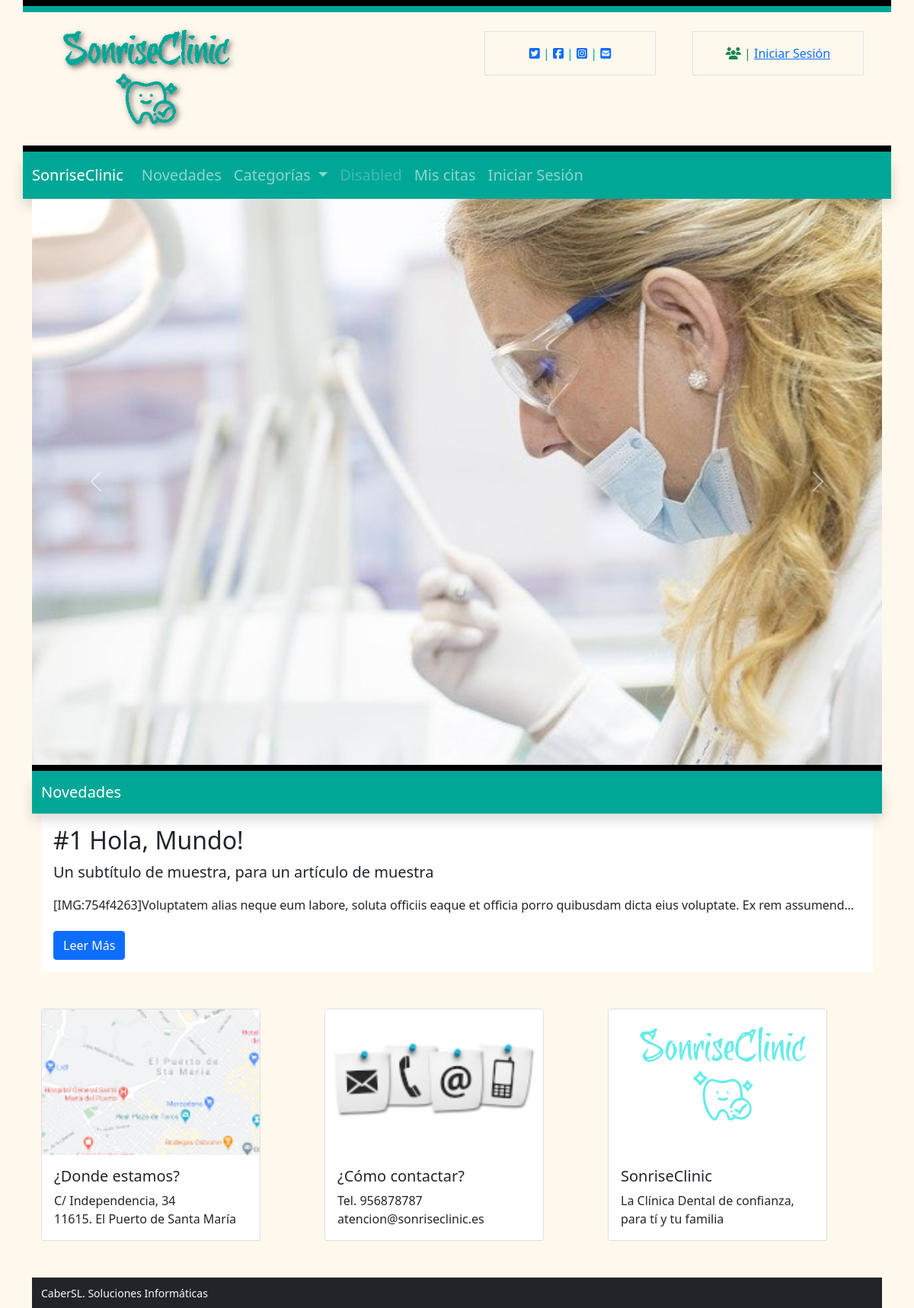
The page / on the database its author committed.
### tables this page shows
CREATE TABLE `config` (
  `id` int(9) NOT NULL,
  `type` varchar(10) NOT NULL,
  `label` varchar(25) NOT NULL,
  `value` varchar(255) NOT NULL
);

CREATE TABLE `blocks` (
  `id` int(9) NOT NULL,
  `id_page` int(9) NOT NULL,
  `name` varchar(56) NOT NULL,
  `block` varchar(56) NOT NULL,
  `order_n` int(9) NOT NULL
);

CREATE TABLE `block` (
  `id` int(9) NOT NULL,
  `name` varchar(56) NOT NULL,
  `description` varchar(256) NOT NULL,
  `label#01` varchar(256) NOT NULL,
  `num#1` int(9) DEFAULT NULL,
  `label#02` varchar(256) DEFAULT NULL,
  `num#2` int(9) DEFAULT NULL,
  `label#03` varchar(256) DEFAULT NULL,
  `num#3` int(9) DEFAULT NULL,
  `label#04` varchar(256) DEFAULT NULL,
  `num#4` int(9) DEFAULT NULL,
  `label#05` varchar(256) DEFAULT NULL,
  `num#5` int(9) DEFAULT NULL,
  `label#06` varchar(256) DEFAULT NULL,
  `text#1` varchar(56) DEFAULT NULL,
  `label#0` varchar(256) DEFAULT NULL,
  `text#2` varchar(56) DEFAULT NULL,
  `label#08` varchar(256) DEFAULT NULL,
  `text#3` varchar(56) DEFAULT NULL,
  `label#09` varchar(256) DEFAULT NULL,
  `text#4` varchar(56) DEFAULT NULL,
  `label#10` varchar(256) DEFAULT NULL,
  `text#5` varchar(56) DEFAULT NULL,
  `css` text DEFAULT NULL
);

CREATE TABLE `articles` (
  `id` int(9) NOT NULL,
  `title` varchar(255) NOT NULL,
  `subtitle` varchar(255) NOT NULL,
  `text` text NOT NULL,
  `date_created` datetime NOT NULL DEFAULT current_timestamp(),
  `date_published` datetime DEFAULT NULL,
  `date_modifiqued` datetime DEFAULT NULL,
  `enabled` tinyint(1) NOT NULL,
  `author` int(11) NOT NULL
);

### includes/sessions.php (called while the page is built, shortened)
<?php
if (isset($_SESSION['lang'])){
    $lang = $_SESSION['lang'];
}else{
    $lang = null;
}
function isAuthenticated() {
    if (isset($_SESSION['autentificado'])){
        return $_SESSION['autentificado'];
    } else return FALSE;
}

### includes/class.data.php (called while the page is built, shortened)
<?php
class DataBase
{
    var $connection;
    public function __construct()
    {
        if (DB_PASS == NULL)
            $this->connection = mysqli_connect(DB_SERVER, DB_USER, DB_NAME);
        else
            $this->connection = mysqli_connect(DB_SERVER, DB_USER, DB_PASS, DB_NAME);
        return true;
    }
    public function send($sql, $type = 'ARRAY')
    {
        $result = mysqli_query($this->connection, $sql) or die(mysqli_error($this->connection));
        $return = array();
        if ($type == 'ARRAY')
            while (($return[] = mysqli_fetch_array($result))) {
            } else
            while (($return[] = mysqli_fetch_assoc($result))) {
            }
        if (count($return) > 1)
            unset($return[count($return) - 1]);
        else
            $return = FALSE;
        return $return;
    }
    public function select($table, $where, $type = 'ARRAY')
    {
        $sql = "SELECT * FROM " . $table . " WHERE " . $where;
        $result = mysqli_query($this->connection, $sql);
        $return = array();
        if ($type == 'ARRAY')
            while (($return[] = mysqli_fetch_array($result))) {
            } else
            while (($return[] = mysqli_fetch_assoc($result))) {
            }
        if (count($return) > 1)
            unset($return[count($return) - 1]);
        else
            $return = FALSE;
        return $return;
    }
}

### includes/functions.php (called while the page is built, shortened)
<?php
function __($str, $lang = null){
  if(!isset($lang)):
    $lang = "es";
  endif;
  if (file_exists('lang/'.$lang.'.php')):
    if ( isset($texts[$str]) ){
      $str = $texts[$str];
    }
  endif;
  return $str;
}

### lang/es.php (called while the page is built)
<?php
$texts = array(
  'app_Title' => "SonriseClinic",
  'mn_Home' => "Inicio",
  'mn_News' => "Novedades",
  'mn_Categories' => "Categorías",
  'mn_Meeting' => "Gestión de Citas",
  'mn_Chat' => "Chat Interno",
  'mn_Speciality' => "Especialidades",
  'mn_Login' => "Iniciar Sesión",
  'mn_Logout' => "Cerrar Sesión",
  'mn_Admin' => "Panel de Control",
  'mn_Cites' => "Mis citas",
  'frm_Email' => "Dirección de correo electrónico",
  'frm_Pass' => "Clave",
  'frm_Send' => "Enviar",
  'frm_Remember' => "Recordar sesión",
  'frm_Name' => "Nick",
  'frm_FirstName' => "Nombre",
  'frm_LastName' => "Apellidos",
  'frm_Roles' => "Rol",
  'frm_Type' => "Grupo",
  'frm_Label' => "Etiqueta",
  'frm_Value' => "Valor",
  'frm_Title' => "Título",
  'frm_Subtitle' => "Subtítulo",
  'frm_Text' => "Texto",
  'btn_Update' => "Actualizar",
  'btn_Deleted' => "Eliminar",
  'btn_Ok' => "Aceptar",
  'btn_Close' => "Cerrar",
  'Learn_more' => 'Leer Más',
  'sect_users' => "Usuarios",
  'sect_settings' => "Configuración",
  'sect_categories' => "Categorías",
  'sect_articles' => "Artículos",
  'sect_pages' => "Páginas",
  'sect_treatments' => "Tratamientos",
  'modal_title_confirm' => "Confirme opción",
  'modal_text_confirm' => "Esta opción no es posible deshacerla. Si realmente está seguro/a pulse en 'Aceptar'",
  'err_NotAutenticates' => "Usuario no registrado",
  'date_Published' => "Fecha de publicación",
);

### blocks/articles.php (the view, shortened to what this page needs)
<div class="container bg-light" style="border-top: 8px solid black">
  <?php
    $articles = $db->select("block", "name = '".$name_block."'");
    $num_articles = $articles[0]['num#1'];
    $truncate = 0;
    if($articles[0]['num#2']==1) $truncate = $articles[0]['num#3'];
    $recordset = $db->send("SELECT * FROM articles WHERE enabled = 1 ORDER BY date_created DESC LIMIT 0, $num_articles");
  ?>
  <div class="row" style="border-top: 8px solid #00A797">
    <nav class="navbar navbar-expand-lg bg-primary shadow navbar-dark" style="padding-top: 0">
      <a class="navbar-brand" href="#"><?=$articles[0]['name']?></a>
    </nav>
  </div>
  <?php
    foreach ($recordset as $article): ?>
  <div class="container-fluid px-3 py-3" style="background-color: white">
    <h2><?=$article['title']?></h2>
    <p class="lead"><?=$article['subtitle']?></p>
    <?php
        $texto = strip_tags($article['text']);
        ?>
    <p<?=$truncate!=0 ? " class='d-inline-block text-truncate' style='max-width: 100%;'" : "" ?>><?=$texto?></p>
      <a class="btn btn-primary btn-md" href="article.php?id=<?=$article['id']?>"
        role="button"><?=__('Learn_more', $lang)?></a>
  </div>
  <?php
    endforeach;?>
</div>

### index.php (shortened to what this page needs)
<?php
include ("includes/functions.php");
include ("includes/sessions.php");
$PG_NAME = "Home";
?>
<!DOCTYPE html>
<html lang="<?=$lang?>">
<?php require "sections/head.php";?>
<body class="bg-light">
  <?php
    include "sections/header.php";
    include "sections/navbar.php";
    $db = new DataBase(DB_SERVER, DB_USER, DB_PASS, DB_NAME, 1);
    $sql = "SELECT * FROM pages a INNER JOIN blocks b ON a.id = b.id_page WHERE a.page = '".$PG_NAME."' ORDER BY order_n ASC";
    $blocks = $db->send($sql);
    foreach($blocks as $block):
      $name_block = $block['name'];
      include "blocks/".$block['block'].".php";
    endforeach;
    include "sections/footer.php";
  ?>
</body>
</html>

### sections/head.php (shortened to what this page needs)
<head>
  <link rel="stylesheet" href="css/bootstrap.min.css">
  <link rel="stylesheet" href="css/styles.css">
</head>

### sections/header.php (shortened to what this page needs)
<div class="container bg-light">
  <div class="row" style="border-top: 8px solid black"></div>
  <div class="row align-items-start" style="border-top: 8px solid #00A797">
    <div class="col">
      <img class="rounded float-start" src="images/logo.png" width="300" height="175">
    </div>
    <div class="col">
      <div class="social">
        <div class="container px-4">
          <div class="row gx-5">
            <div class="col ">
              <div class="p-3 border bg-light text-center text-primary">
                <?php
                $db = new DataBase(DB_SERVER, DB_USER, DB_PASS, DB_NAME, 1);
                $social = $db->send("SELECT * FROM config WHERE label like 'fab %' AND value<>'';");
                if(!empty($social)):
                  $cont = 0;
                  foreach($social as $key):
                    $cont++;
                    if($cont>1) echo "|";?>
                <a href="<?=$key['value']?>" target="_blank" style="text-decoration:none;">
                  <i class="fab <?=$key['label']?> my-2 my-sm-0"></i>
                </a>
                <?php endforeach;
                endif;
                $email = $db->select("config", "type = 'email' AND value <>''");
                if(!empty($email)):?>
                   | <a href="mailto:<?=$email[0]['value']?>"><i class="fas <?=$email[0]['label']?> my-2 my-sm-0"></i></a>
                <?php endif;
                ?>
              </div>
            </div>
            <div class="col">
              <div class="p-3 border bg-light text-center text-success">
                <?php if(!isAuthenticated()):?>
                <i class="fas fa-users my-2 my-sm-0"></i> | <a href="login.php"><?=__('mn_Login', $lang)?></a>
                <?php else: ?>
                <i class="fas fa-user my-2 my-sm-0"></i> | <?=$_SESSION['name']?>
                <?php endif;?>
              </div>
            </div>
          </div>
        </div>
      </div>
    </div>
  </div>
</div>

### sections/navbar.php (shortened to what this page needs)
<div class="container bg-light" style="border-top: 8px solid black">
  <div class="row align-items-start" style="border-top: 8px solid #00A797">
    <nav class="navbar navbar-expand-lg bg-primary shadow navbar-dark" style="padding-top: 0">
      <a class="navbar-brand" href="index.php"><?=__('app_Title', $lang)?></a>
      <div class="collapse navbar-collapse" id="navbarSupportedContent">
        <ul class="navbar-nav mr-auto fs-5">
          <li class="nav-item">
            <a class="nav-link fs-5" href="index.php#<?=__('mn_News', $lang)?>"><?=__('mn_News', $lang)?></a>
          </li>
          <li class="nav-item dropdown">
            <a class="nav-link dropdown-toggle" href="#" id="navbarDropdown" role="button" data-toggle="dropdown"
              aria-haspopup="true" aria-expanded="false">
              <?=__('mn_Categories', $lang)?>
            </a>
          </li>
          <li class="nav-item">
            <a class="nav-link disabled" href="#">Disabled</a>
          </li>
          <li class="nav-item">
            <a class="nav-link" href="cites.php"><?=__('mn_Cites', $lang)?></a>
          </li>
          <?php if(!isAuthenticated()):?>
          <li class="nav-item<?php if($PG_NAME=="Login"):?> active<?php endif;?>">
            <a class="nav-link" href="login.php"><?=__('mn_Login', $lang)?><?php if($PG_NAME=="Login"):?><span
                class="sr-only">(current)</span><?php endif;?></a>
          </li>
          <?php endif?>
        </ul>
      </div>
    </nav>
  </div>
</div>

### blocks/carousel.php (shortened to what this page needs)
<div class="container">
<div id="carouselExampleControls" class="carousel slide" data-bs-ride="carousel">
  <div class="carousel-inner">
  <?php
    $images = $db->select("block", "name = '".$name_block."'");
    $num_images = $images[0]['num#1'];
    for ($i=0; $i<$num_images; $i++): ?>
      <div class="carousel-item<?=$i==0 ? " active" : ""?>">
        <img class="d-block w-100" src="images/carousel/<?=$images[0]['text#'.($i+1)]?>" alt="Slide#<?=$i?>" data-bs-interval="100">
      </div>
    <?php endfor;
  ?>
    <a class="carousel-control-prev" href="#carouselExampleControls" role="button" data-slide="prev">
      <span class="carousel-control-prev-icon" aria-hidden="true"></span>
    </a>
    <a class="carousel-control-next" href="#carouselExampleControls" role="button" data-slide="next">
      <span class="carousel-control-next-icon" aria-hidden="true"></span>
    </a>
  </div>
</div>

### sections/footer.php
<div class="container py-5">
    <div class="row align-items-center">
        <div class="col">
            <div class="card" style="width: 18rem;">
                <img src="images/map.png" class="card-img-top" alt="map">
                <div class="card-body">
                    <h5 class="card-title">¿Donde estamos?</h5>
                    <p class="card-text">C/ Independencia, 34<br>
                        11615. El Puerto de Santa María</p>
                </div>
            </div>
        </div>
        <div class="col">
        <div class="card" style="width: 18rem;">
                <img src="images/contact.png" class="card-img-top" alt="contact">
                <div class="card-body">
                    <h5 class="card-title">¿Cómo contactar?</h5>
                    <p class="card-text">Tel. 956878787<br>atencion@sonriseclinic.es</p>
                </div>
            </div>
        </div>
        <div class="col">
        <div class="card" style="width: 18rem;">
            <figure class="figure">
                <img class="rounded float-start" src="images/logoAzul.svg" width="300" height="175">
            </figure>
            <div class="card-body">
                    <h5 class="card-title">SonriseClinic</h5>
                    <p class="card-text">La Clínica Dental de confianza, para tí y tu familia</p>
                </div>
        </div>
        </div>
    </div>
</div>
<div class="container py-2 bg-dark"><small class="text-light">CaberSL. Soluciones Informáticas</small></div>

### css/styles.css (style rules this page uses)
.bg-light { background-color: #FFF9ED !important; }
.bg-primary { background-color: #00A797 !important; }
.text-primary { color: #00A797 !important; }
.social { margin-top: 25px; }

### rows shown on the page
blocks: block.text#1 (picture)
blocks: block.name "Novedades"
articles: title "#1 Hola, Mundo!", subtitle "Un subtítulo de muestra, para un artículo de muestra", text "[IMG:754f4263]Voluptatem alias neque eum labore, soluta officiis eaque et officia porro quibusdam dicta eius voluptate. Ex rem assumend…"

### other values the page prints
__('mn_Login', $lang) "Iniciar Sesión"
__('app_Title', $lang) "SonriseClinic"
__('mn_News', $lang) "Novedades"
__('mn_Categories', $lang) "Categorías"
__('mn_Cites', $lang) "Mis citas"
